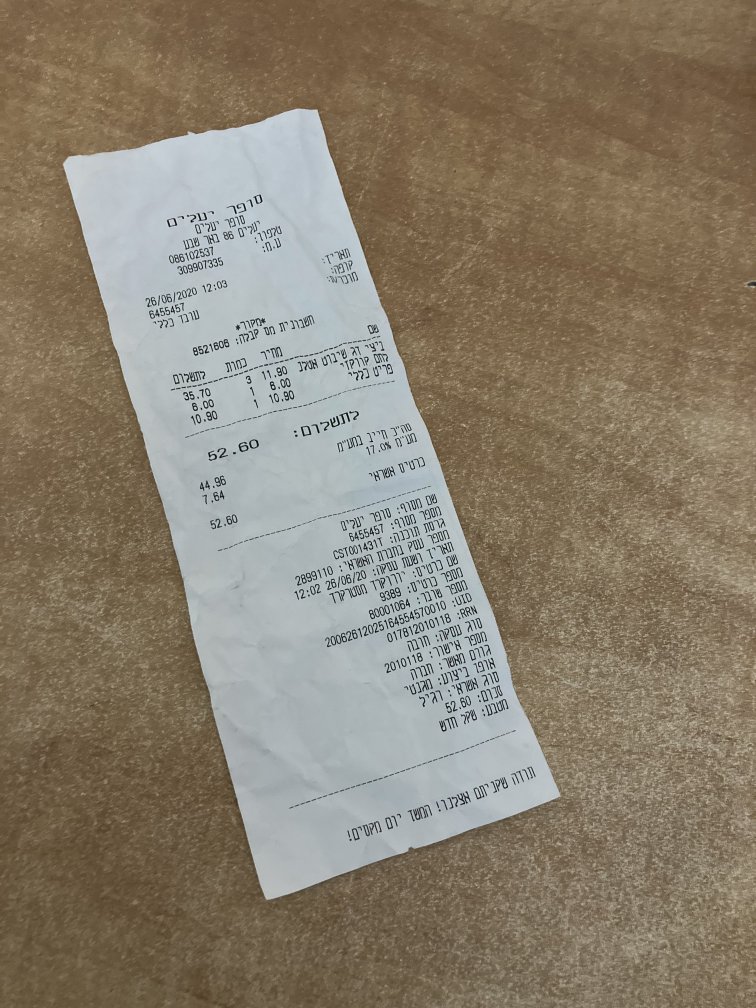
#> input picture Images/Receipt.jpg, 3024 x 4032 px (shown at 1/4 size)
$ python Scanner.py Images/Receipt.jpg Images/Receipt.jpg
#> lines starting #> are read from the running program, lines starting #| are printed output that depends on the picture; after the words box and inside, x2 and y2 are one past the last pixel; in counts of white or black regions, pixels touching at a corner belong together
# Tair Hadad - 204651897
#Shir Bar - 313253668
import cv2
import imutils
from skimage.filters import threshold_local
from imutils.perspective import four_point_transform
import argparse

'''
    import the image, create a copy so we can restore the original size
'''
def ImportImage(path):
#> called with path = 'Images/Receipt.jpg'
    image = cv2.imread(path)
#> image is the input picture: shape (4032, 3024, 3); mean B, G, R 109.4, 126.7, 137.3
    orig = image.copy()
    rows, cols, x = orig.shape
#> rows = 4032; cols = 3024; x = 3
    if (rows>cols and rows > 1600):
        scale_percent = 40  # percent of original size
    elif (rows<cols and cols > 1200):
        scale_percent = 40  # percent of original size
    else:
        scale_percent = 100
    width = int(image.shape[1] * scale_percent / 100)
#> width = 1209
    height = int(image.shape[0] * scale_percent / 100)
#> height = 1612
    dim = (width, height)
#> dim = (1209, 1612)
    # resize image
    image = cv2.resize(image, dim, interpolation=cv2.INTER_AREA)
#> image: shape (1612, 1209, 3)
    return image,orig

def PreProcessing (image):
    #GussianBlur for make the img more clear without unnesseccery noises
    # (5,5) is the kernel size and 0 is sigma that determines the amount of blur
    img = cv2.cvtColor(image, cv2.COLOR_BGR2GRAY)
    img = cv2.GaussianBlur(img, (5, 5), 0)

    '''
        canny method detect edgess in an image
        canny(img, trashhold1, trashhold2)
        trashhold1 - it is the high treshold value of intensity gradint
        treshhold2 - it is the low treshold value of intensity gredient
        75 MinThreshold and 200 is the MaxThreshold
    '''
    edged = cv2.Canny(img, 75, 200)
    cv2.imwrite("Images//PreProcessing.png", edged)
    return edged
'''
    cv2.CHAIN_APPROX_none => draw a full frame of borders
    cv2.RETR_LIST- gives all the contours and doesn't even bother calculating the hierarchy --
    good if you only want the contours and don't care whether one is nested inside another.
'''

def FindingCounter (edgs, image):

    Counters = cv2.findContours(edgs.copy(), cv2.RETR_LIST, cv2.CHAIN_APPROX_NONE)
    # clear th set of counter from noises in order to avoid False positive
    Counters = imutils.grab_contours(Counters)
    Counters = sorted(Counters,key=cv2.contourArea,reverse=True)[:5]

    for counter in Counters:
        #epsilon - calculate te perimeter of the counter using arcLength
        epsilon = cv2.arcLength(counter, True)
        # get approximation of the counter with 4 points
        approx= cv2.approxPolyDP(counter, 0.02 * epsilon, True)


        #We assum that the image presents with 4 points
        if len(approx) == 4:
            pageCnt = approx
            break

    if len(approx) != 4:
        print("No Contours is found")
        exit(0)
    # draw the blue borders on the images
    cv2.drawContours(image, [pageCnt], -1, (0,255,0), 4)
    cv2.imwrite("Images//drawContours.jpg",image)

    return pageCnt

def PerspectiveTransform(img, pageCnt,rows, cols,outputPath):
    # get 4 points of borders image
    warped = four_point_transform(img, pageCnt.reshape(4, 2))

    warped = cv2.cvtColor(warped, cv2.COLOR_BGR2GRAY)
    # t = threshold_local(warped, 11,offset=10, method ="gaussian")
    # warped = (warped > t).astype("uint8") * 255

    '''
        resize the img to the original size using resize method
    '''
    warped_resize = cv2.resize(warped, (cols,rows), interpolation=cv2.INTER_AREA)
    ret, thresh1 = cv2.threshold(warped_resize, 127, 255, cv2.THRESH_BINARY)
    cv2.imwrite(outputPath,thresh1)


#-------------------------------------------------------------------------------------#
parser = argparse.ArgumentParser()
parser.add_argument('PathI',metavar='Path',type=str)
parser.add_argument('pathO',metavar='Path',type=str)
args = parser.parse_args()

if args.PathI and args.pathO:
    PathI = args.PathI[0]
    pathO = args.pathO[0]

InputPath = args.PathI
OutputPath = args.pathO

img,orig = ImportImage(InputPath)
rows, cols, ch = orig.shape
#> rows = 4032; cols = 3024; ch = 3
edgs = PreProcessing(img)
#> in PreProcessing, `img = cv2.cvtColor(image, cv2.COLOR_BGR2GRAY)`:
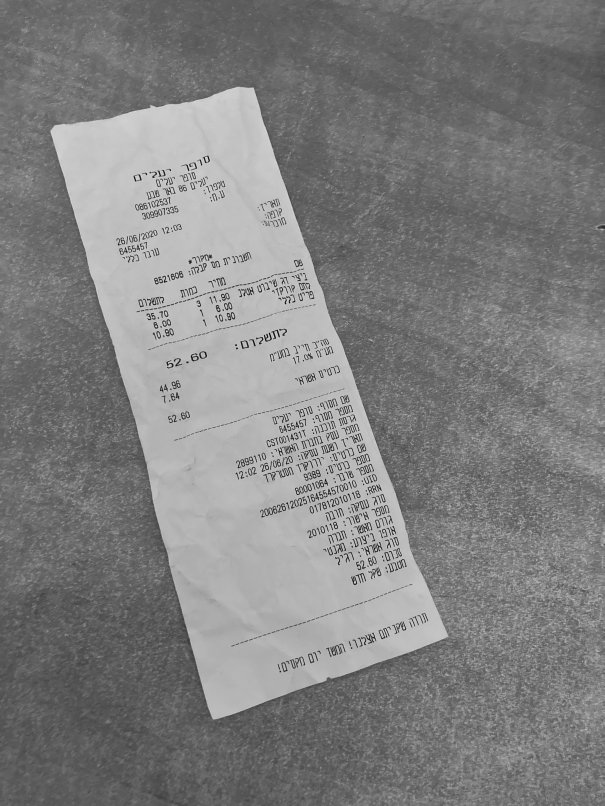
#> img: shape (1612, 1209) (shown at 1/2 size); min 5, max 232, mean 127.9
#> in PreProcessing, `edged = cv2.Canny(img, 75, 200)`:
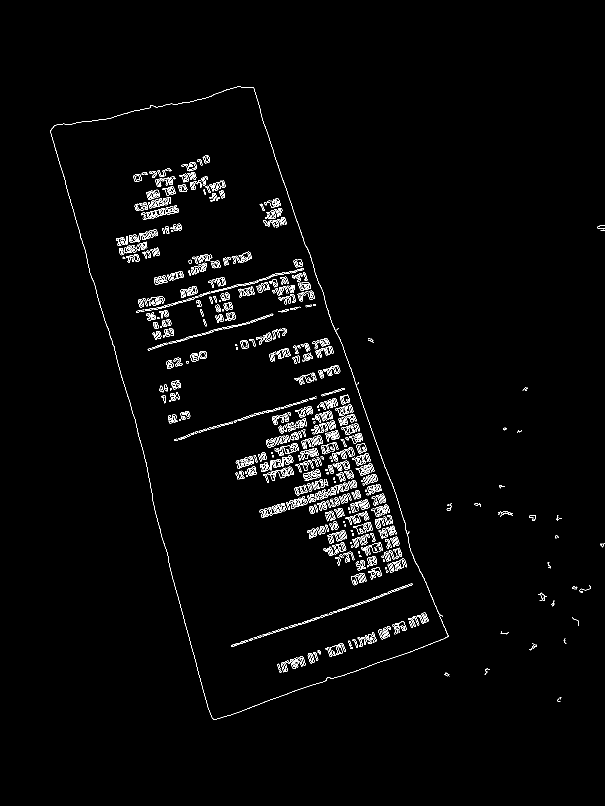
#> edged: shape (1612, 1209) (shown at 1/2 size); 1.9% white in thin lines or dots, all inside (x1, y1, x2, y2) = (100, 173, 1209, 1439)
pageCnt = FindingCounter(edgs,img)
#> in FindingCounter, `Counters = cv2.findContours(edgs.copy(), cv2.RETR_LIST, cv2.CHAIN_APPR..`: Counters = 1387 contours, 716 with area under 20; largest, box (x1, y1, x2, y2) and area: (100, 173, 898, 1439) 537013, (100, 173, 897, 1439) 536790, (555, 886, 598, 912) 392, (539, 696, 581, 724) 390, (677, 828, 713, 852) 371
#> in FindingCounter, `Counters = sorted(Counters,key=cv2.contourArea,reverse=True)[:5]`: Counters = 5 contours; box (x1, y1, x2, y2) and area: (100, 173, 898, 1439) 537013, (100, 173, 897, 1439) 536790, (555, 886, 598, 912) 392, (539, 696, 581, 724) 390, (677, 828, 713, 852) 371
#> the loop in FindingCounter, `for counter in Counters:` made 1 pass
#> (epsilon, pageCnt) on pass 1: (3630, [[481, 173], [100, 262], [426, 1438], [897, 1271]])
#> in FindingCounter, `cv2.drawContours(image, [pageCnt], -1, (0,255,0), 4)`:
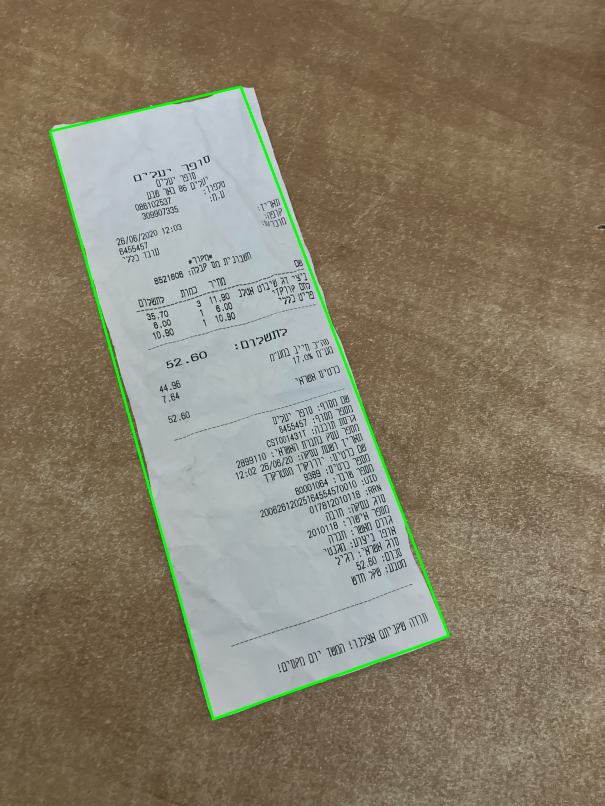
#> image: shape (1612, 1209, 3) (shown at 1/2 size); mean B, G, R 108.1, 127.6, 136
#> pageCnt = [[481, 173], [100, 262], [426, 1438], [897, 1271]]
img_transform = PerspectiveTransform(img,pageCnt,rows, cols,OutputPath)
#> in PerspectiveTransform, `warped = four_point_transform(img, pageCnt.reshape(4, 2))`:
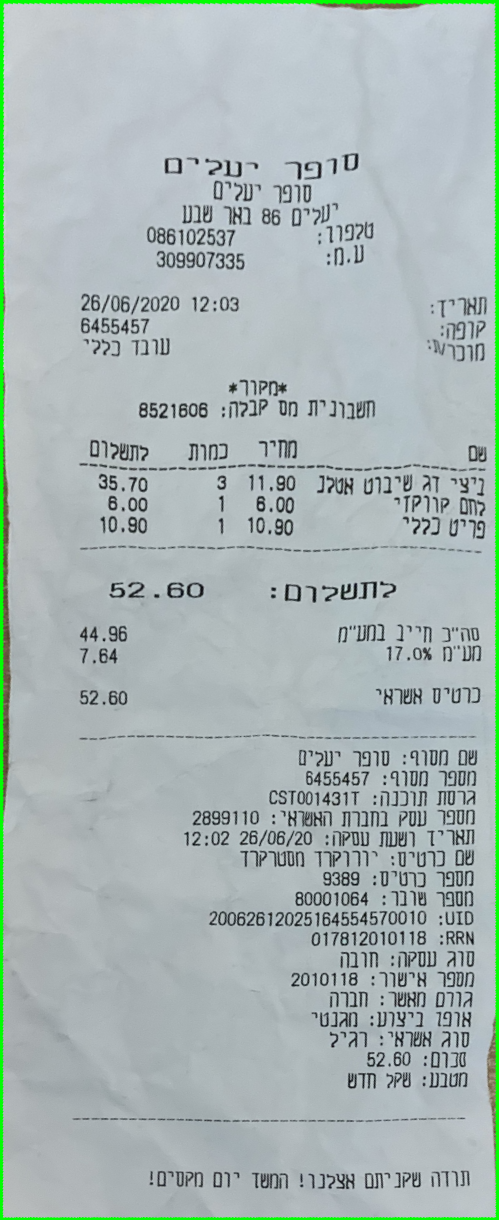
#> warped: shape (1220, 499, 3); mean B, G, R 181, 182.6, 168.9
#> in PerspectiveTransform, `warped = cv2.cvtColor(warped, cv2.COLOR_BGR2GRAY)`:
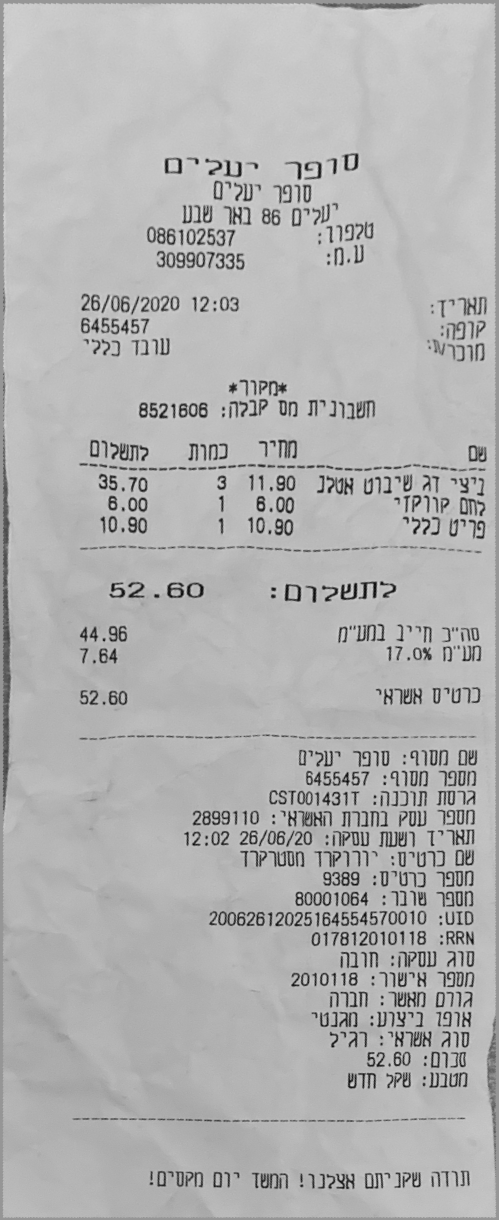
#> warped: shape (1220, 499); min 9, max 229, mean 178.3
#> in PerspectiveTransform, `warped_resize = cv2.resize(warped, (cols,rows), interpolation=cv2.INTE..`:
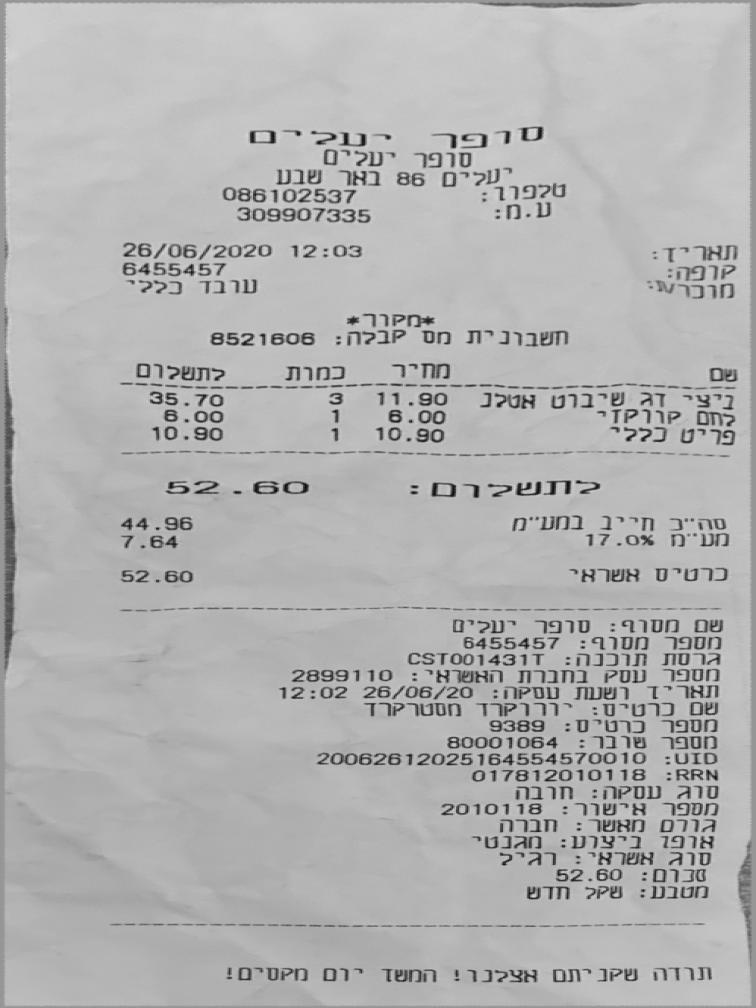
#> warped_resize: shape (4032, 3024) (shown at 1/4 size); min 9, max 229, mean 178.2
#> in PerspectiveTransform, `ret, thresh1 = cv2.threshold(warped_resize, 127, 255, cv2.THRESH_BINARY)`:
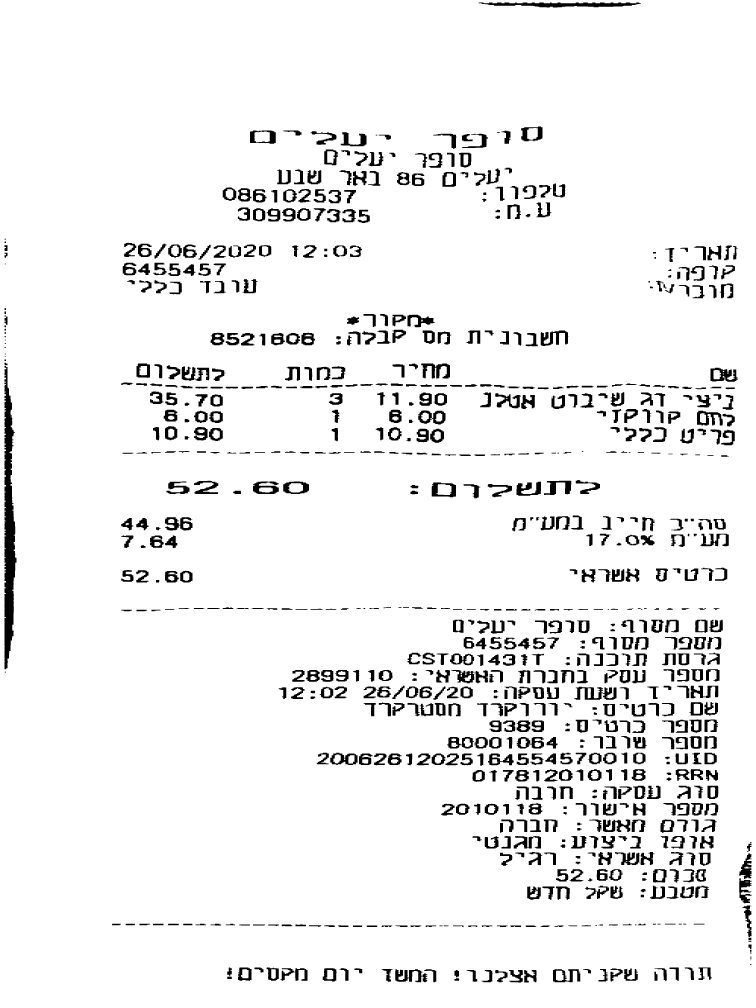
#> thresh1: shape (4032, 3024) (shown at 1/4 size); 93.9% white; 829 black regions (20 under 20 px), largest, box (x1, y1, x2, y2) and area: (18, 1464, 66, 2677) 36237, (1915, 10, 2563, 30) 8123, (2297, 2747, 2466, 2799) 4509
print('Output is done!')
